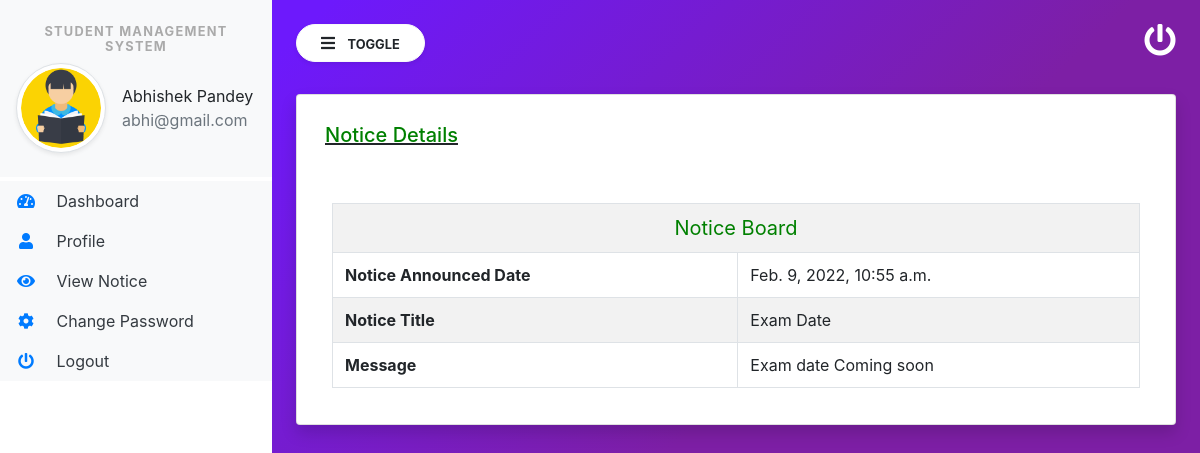
Page /viewNotice (signed in) on the committed database.
### studentmanage/models.py (models this page shows, shortened)
class Notice(models.Model):
    classs = models.ForeignKey(Class, on_delete=models.CASCADE)
    NoticeTitle = models.CharField(max_length=150, null=True)
    NoticeMsg = models.CharField(max_length=200, null=True)
    CreationDate = models.DateTimeField(auto_now_add=True)

### studentmanage/views.py (the view)
# urls.py: path('viewNotice', viewNotice, name='viewNotice'),
def viewNotice(request):
    if not request.user.is_authenticated:
        return redirect('student_login')
    user = request.user
    StudentUser = Student.objects.get(user=user)
    Userccls = StudentUser.classs
    notice = Notice.objects.filter(classs=Userccls)
    return render(request, 'viewNotice.html', locals())

### studentmanage/templates/viewNotice.html
{% extends 'usernav.html' %}
{% block main  %}
<div class="card shadow mt-2">
    <div class="card-body">
        <h5 class="p-2"><u><span style="color: green">Notice Details</span></u></h5>
        <div class="container-fluid mt-3">
            <table border="1" class="table table-striped table-bordered first mt-5">
                <tr>
                    <td colspan="4"><center> <span style="font-size : 20px; color: green">Notice Board </span></center></td>
                </tr>
                {% for i in notice %}
                <tr>
                    <th>Notice Announced Date</th>
                    <td>{{i.CreationDate}}</td>
                </tr>
                <tr>
                    <th>Notice Title</th>
                    <td>{{i.NoticeTitle}}</td>
                </tr>
                <tr>
                    <th>Message</th>
                    <td>{{i.NoticeMsg}}</td>
                </tr>
                {% endfor %}
            </table>
        </div>
    </div>
</div>
{% endblock %}

### studentmanage/templates/usernav.html (shortened to what this page needs)
{% load static %}
<html lang="en">
<head>
    <link rel="stylesheet" href="https://maxcdn.bootstrapcdn.com/bootstrap/4.3.1/css/bootstrap.min.css">
    <link rel="stylesheet" href="https://use.fontawesome.com/releases/v5.6.3/css/all.css"
>
    <link rel="stylesheet" type="text/css" href="{% static 'css/sidebar.css' %}">
</head>
<body>
<div class="vertical-nav bg-white" id="sidebar">
    <div class="py-4 px-3 mb-1 bg-light">
        <center><h5 class="font-weight-bold text-uppercase px-3 small dashboard-text">Student Management System</h5></center>
        <div class="media d-flex align-items-center">
            <img src="{% static 'images/adminlogo.png' %}" width="90" height="90"
                 class="mr-3 rounded-circle img-thumbnail shadow-sm">
            <div class="media-body">
                <p class="mb-0">{{request.user.first_name}}</p>
                <p class="text-muted mb-0">{{request.user.username}}</p>
            </div>
        </div>
    </div>
    <ul class="nav flex-column bg-white">
        <li class="nav-item">
            <a href="{% url 'user_home' %}" class="nav-link text-dark bg-light">
                <i class="fas fa-tachometer-alt fa-fw mr-3 text-primary"></i>
                Dashboard
            </a>
        </li>
        <li class="nav-item">
            <a href="{% url 'viewProfile' %}" class="nav-link text-dark bg-light">
                <i class="fa fa-user mr-3 text-primary fa-fw"></i>
                Profile
            </a>
        </li>
        <li class="nav-item">
            <a href="{% url 'viewNotice' %}" class="nav-link text-dark bg-light">
                <i class="fa fa-eye mr-3 text-primary fa-fw"></i>
                View Notice
            </a>
        </li>
        <li class="nav-item">
            <a href="{% url 'studentchangePassword' %}" class="nav-link text-dark bg-light">
                <i class="fas fa-cog mr-3 text-primary fa-fw"></i>
                Change Password
            </a>
        </li>
        <li class="nav-item">
            <a href="/logout" class="nav-link text-dark bg-light">
                <i class="fas fa-power-off mr-3 text-primary fa-fw"></i>
                Logout
            </a>
        </li>
    </ul>
</div>
<div class="page-content p-4" id="content">
    <a href="{% url 'logout' %}" title="logout" class="float-right text-white"><i class="fas fa-power-off fa-2x"></i></a>
    <button id="sidebarCollapse" type="button" class="btn btn-light bg-white rounded-pill shadow-sm px-4 mb-4">
        <i class="fas fa-bars mr-2"></i>
        <small class="text-uppercase font-weight-bold">Toggle</small>
    </button>
    {% block main %}
    {% endblock %}
</div>
</body>
</html>

### studentmanage/static/css/sidebar.css (style rules this page uses)
body { background-image : linear-gradient(135.9deg,rgba(109,25,252,1) 16.4%,rgba(125,31,165,1) 56.1%); min-height:100vh; }
.vertical-nav { min-width : 17rem; width : 17rem; height:100vh; position:fixed; top:0; left:0; transition: all 0.4s; }
.page-content { width:calc(100% - 17rem); margin-left:17rem; transition:all 0.4s; }
.dashboard-text { letter-spacing : 0.1em; color : #aaa; }

### rows in the picture
Notice: CreationDate "Feb. 9, 2022, 10:55 a.m.", NoticeTitle "Exam Date", NoticeMsg "Exam date Coming soon"

### other values in the picture
{{ request.user.first_name }} "Abhishek Pandey"
{{ request.user.username }} "abhi@gmail.com"
